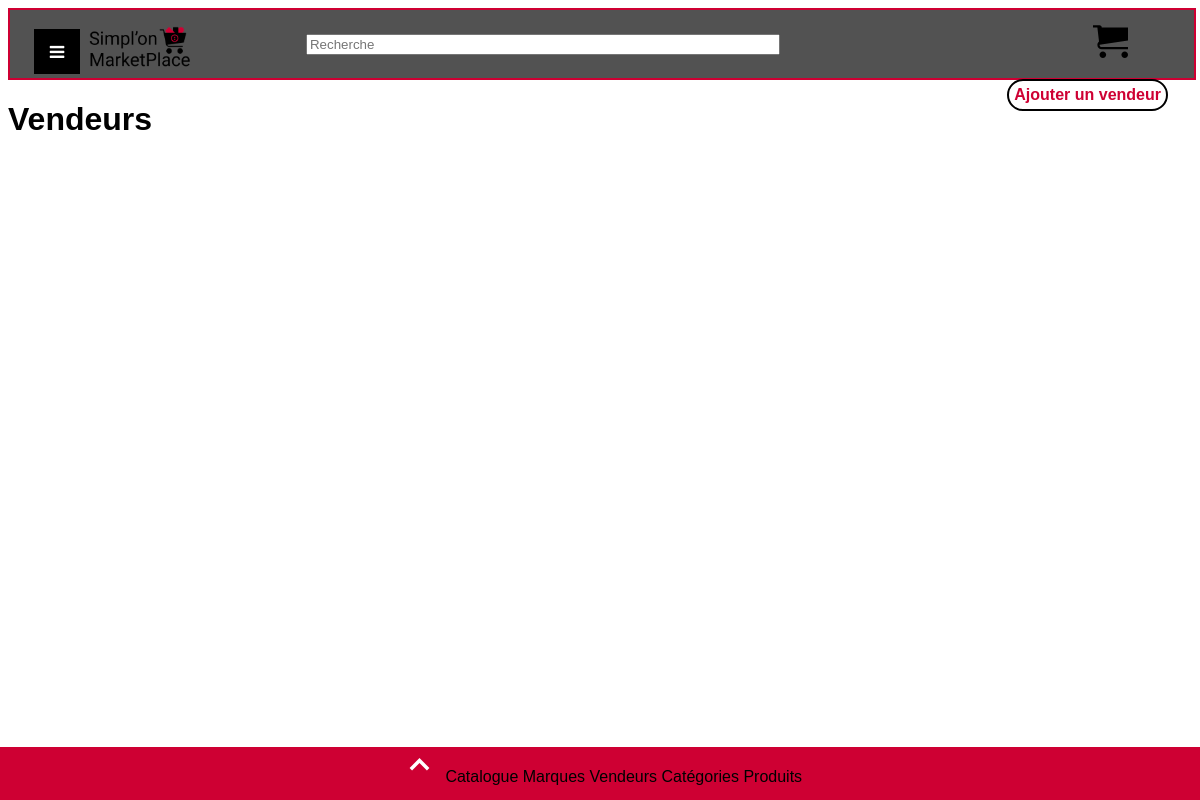
Before: /php/index_sellers.php with the older database file.
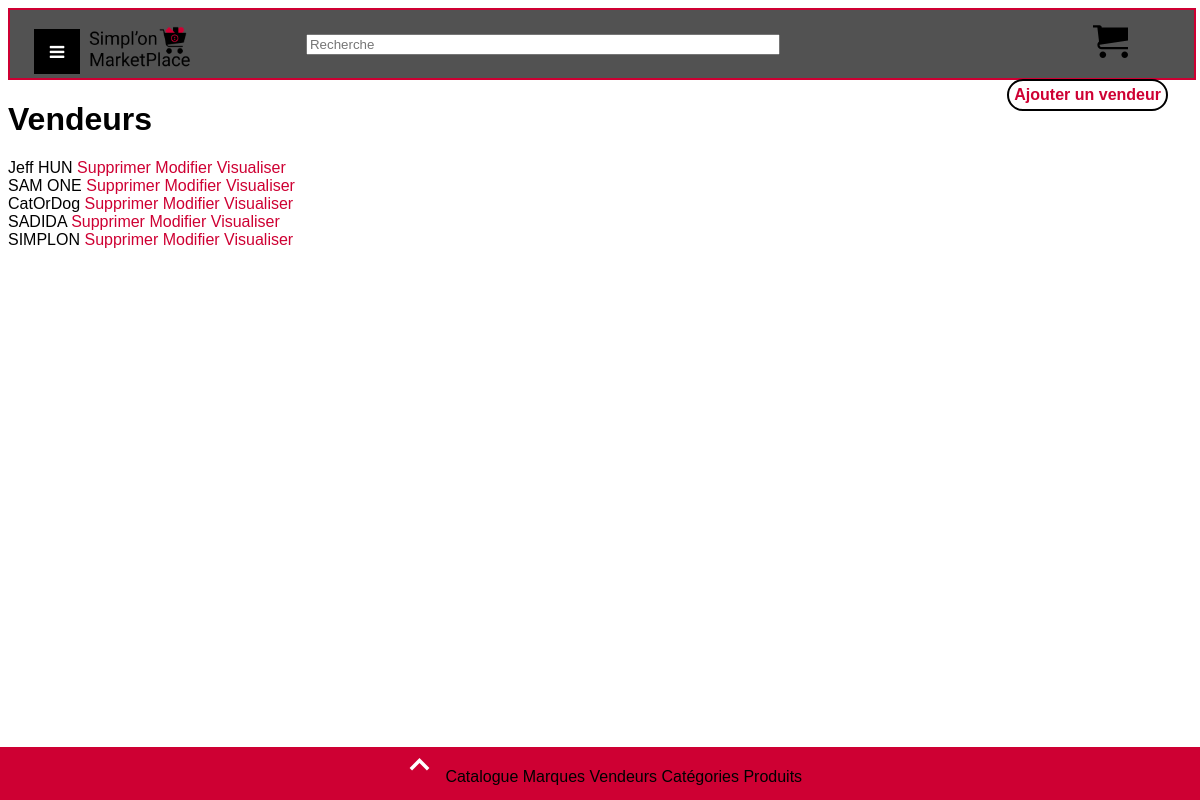
After: the same page with the newer database file.
### tables this page shows
CREATE TABLE `sellers` (
  `id_seller` int(11) NOT NULL,
  `seller_name` varchar(255) DEFAULT NULL
);

### php/index_sellers.php (the view, shortened to what this page needs)
<?php
include('connexion.inc.php');
$root_path = "../";
?>
<html>
    <head>
        <link rel="stylesheet" type="text/css" href="<?php echo $root_path ?>css/style.css"/>
        <link rel="stylesheet" href="https://cdnjs.cloudflare.com/ajax/libs/font-awesome/4.7.0/css/font-awesome.min.css">
        <?php include('../header.php'); ?>
    </head>
    <body>
        <h1>Vendeurs</h1>
       <div> <a class='create' href="create_sellers.php">Ajouter un vendeur</a> </div>
<?php
        $maRequete = 'SELECT * FROM sellers';
        if ($result = $mysqli->query($maRequete)) :
            while ($donnees = $result->fetch_object()) :
?>
<div>
    <?php echo $donnees->seller_name; ?>
<a href='delete_sellers.php?seller_name=<?php echo $donnees->seller_name ; ?>' title= 'Supprimer'> Supprimer</a>
<a href='update_sellers.php?id_seller=<?php echo $donnees->id_seller ; ?>' title= 'Modifier'> Modifier</a>
<a href='read_sellers.php?seller_name=<?php echo $donnees->seller_name ; ?>' title= 'Visualiser'> Visualiser</a>
</div>
<?php
        endwhile;
        else:
        ?>
           <p>Aucun résultat trouvé</p>
        <?php
        endif;
        ?>
         <?php include('../footer.php'); ?>
    </body>
</html>

Changed rows visible on the page:
added sellers: seller_name "Jeff HUN"
added sellers: seller_name "SAM ONE"
added sellers: seller_name "CatOrDog"
added sellers: seller_name "SADIDA"
added sellers: seller_name "SIMPLON"
